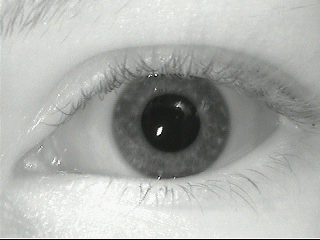
#> input picture IrisRecognition/MMU-Iris-Database/10_left_4.bmp, 320 x 240 px
$ python -i IrisSegmentation.py   (imports and definitions only)
#> lines starting #> are read from the running program, lines starting #| are printed output that depends on the picture; after the words box and inside, x2 and y2 are one past the last pixel; in counts of white or black regions, pixels touching at a corner belong together
from scipy.signal import convolve2d, convolve
from matplotlib.patches import Circle
from typing import Optional
import numpy as np
import cv2
import matplotlib.pyplot as plt
import skimage as skim
from scipy.interpolate import interp1d

# [261 lines left out: function FastIrisPupilScanner2, not called in this run]

def FastIrisPupilScanner(
        filename: str,
        plot_print: bool = False,
    ) -> dict:
    """

    Returns:
        dict: containing the following key-value pairs:
            "iris_xy": tuple of x and y coordinates of the iris center
            "iris_r": radius of the iris
            "pupil_xy": tuple of x and y coordinates of the pupil center
            "pupil_r": radius of the pupil
            "iris": iris image, -1 values indicate pixels not identified as iris
            "full_iris": boolean, True if the full iris could be extracted from the original image

    """
#> called with filename = 'MMU-Iris-Database/10_left_4.bmp', plot_print = False

    rvec = np.arange(50, 160, 1)
    sigma = 0.5
    filter_size = 5

    img = cv2.imread(filename, cv2.IMREAD_GRAYSCALE)#[75:-75, 75:-75]
#> img: shape (240, 320); min 2, max 248, mean 174.2
    img_shape = img.shape
#> img_shape = (240, 320)
    img_use = cv2.GaussianBlur(img, (filter_size, filter_size), 0)

    edges = cv2.Canny(img_use, 20, 40)#, standard
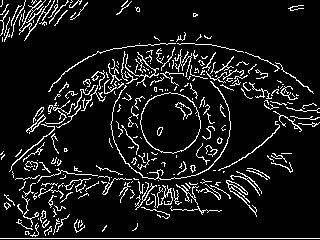
#> edges: shape (240, 320); 9.7% white in thin lines or dots
    #edges = cv2.Canny(img_use, 42, 53)
    if plot_print:
        plt.imshow(edges, cmap="gray")
        plt.show()

    hough_results = skim.transform.hough_circle(edges, rvec)

    ridx, r, c = np.unravel_index(np.argmax(hough_results), hough_results.shape)
#> ridx = 9; r = 123; c = 170
    prmax = rvec[ridx]
#> prmax = 59
    if edges.shape[1] - (c + prmax) < 45 and edges.shape[0] - (r + prmax) < 45:
        hough_results = skim.transform.hough_circle(edges[:-45, :-45], rvec)

        ridx, r, c = np.unravel_index(np.argmax(hough_results), hough_results.shape)
        prmax = rvec[ridx]
    elif edges.shape[1] - (c + prmax) < 45:
        hough_results = skim.transform.hough_circle(edges[:, :-45], rvec)

        ridx, r, c = np.unravel_index(np.argmax(hough_results), hough_results.shape)
        prmax = rvec[ridx]
    elif edges.shape[0] - (r + prmax) < 45:
        hough_results = skim.transform.hough_circle(edges[:-45, :], rvec)

        ridx, r, c = np.unravel_index(np.argmax(hough_results), hough_results.shape)
        prmax = rvec[ridx]
    elif (c - prmax) < 45:
        hough_results = skim.transform.hough_circle(edges[:, 45:], rvec)

        ridx, r, c = np.unravel_index(np.argmax(hough_results), hough_results.shape)
        prmax = rvec[ridx]
        c += 35
    elif (r - prmax) < 45:
        hough_results = skim.transform.hough_circle(edges[45:, :], rvec)

        ridx, r, c = np.unravel_index(np.argmax(hough_results), hough_results.shape)
        prmax = rvec[ridx]
        r += 45


    #r_estimate_iris = EstimateRadius([c, r], img=img_use, pupil=False, pupil_radius=prmax)
    #print("Estimated iris radius: ", r_estimate_iris)
    r_estimate_iris = int(FindEdgeLoss(img, rmin=round(prmax*1.5), rmax=max(round(prmax*3), 290), sigma=sigma, lateral=True, x0=int(c), y0=int(r), return_radius=True))
#> in FindEdgeLoss, `arg_max_blur = np.argmax(cgdrLIM)`: arg_max_blur = 29
#> r_estimate_iris = 204
    iris_xy, iris_r = FindEdge(img, rmin=int(r_estimate_iris) - 25, rmax=int(r_estimate_iris), search_radius=5, filter_size=filter_size, sigma=sigma, lateral=True, plot_=False, x0=int(c), y0=int(r))

    if plot_print:
        fig, ax = plt.subplots()
        ax.imshow(img, cmap="gray")
        print("Estimated pupil radius: ", prmax)
        ax.add_patch(plt.Circle((c, r), prmax, color="r", fill=False))
        ax.add_patch(plt.Circle((iris_xy[1], iris_xy[0]), iris_r, color="g", fill=False))
        plt.plot(iris_xy[1], iris_xy[0], "r+")
        plt.plot(c, r, "g+")
        plt.show()

    iris_xy_out = (iris_xy[0], iris_xy[1])
    pupil_xy_out = (r, c)

    # Search for lines, something similar can be done
    edges = cv2.Canny(img_use, 15, 20)
#> edges: shape (240, 320); 15.8% white in thin lines or dots
    edges[max(r-prmax-15, 0):r+prmax+15, max(c-prmax-15, 0):c+prmax+60] = 0
#> edges: shape (240, 320); 9.1% white in thin lines or dots
    edges[max(r-prmax-70, 0):r+prmax+70, max(c-prmax-70, 0):c+prmax+70] = cv2.GaussianBlur(edges[max(r-prmax-70, 0):r+prmax+70, max(c-prmax-70, 0):c+prmax+70], (5, 5), 0)
    edges = cv2.GaussianBlur(edges, (5, 5), 0)
    edges = convolve2d(edges, np.ones((5, 5)), mode="same", fillvalue=0)
    edges[edges < edges.max()//2] = 0
    edges[edges > 0] = 1
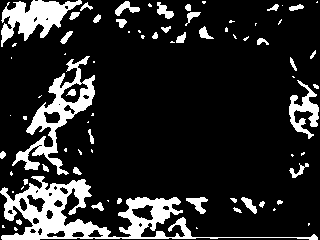
#> edges: shape (240, 320) float64; values 0 (black) and 1 (white), 16% white; 77 white regions (38 under 20 px), largest, box (x1, y1, x2, y2) and area: (0, 176, 318, 240) 5084, (12, 56, 95, 175) 2437, (1, 0, 82, 47) 1766
    edges[max(r-prmax-100, 0):r+prmax+100, max(c-prmax-100, 0):c+prmax+100] = cv2.GaussianBlur(edges[max(r-prmax-100, 0):r+prmax+100, max(c-prmax-100, 0):c+prmax+100], (5, 5), 0)
    struct_elem1 = cv2.getStructuringElement(cv2.MORPH_ELLIPSE, (25, 25))
    edges = cv2.morphologyEx(edges, cv2.MORPH_CLOSE, struct_elem1, iterations=1)
    edges[edges < 1] = 0
#> edges: shape (240, 320) float64; values 0 (black) and 1 (white), 17.1% white; 14 white regions (7 under 20 px), largest, box (x1, y1, x2, y2) and area: (0, 70, 107, 240) 7586, (123, 199, 203, 240) 2324, (0, 0, 76, 47) 2158
    struct_elem3 = cv2.getStructuringElement(cv2.MORPH_ELLIPSE, (13, 13))
    edges = cv2.morphologyEx(edges, cv2.MORPH_CLOSE, struct_elem1, iterations=1)
    edges[edges < 1] = 0
    struct_elem2 = cv2.getStructuringElement(cv2.MORPH_ELLIPSE, (8, 8))
    edges = cv2.dilate(edges, struct_elem2, iterations=8)
#> edges: shape (240, 320) float64; values 0 (black) and 1 (white), 65.2% white; 3 black regions, box (x1, y1, x2, y2) and area: (87, 0, 320, 240) 26216, (0, 71, 27, 91) 355, (221, 229, 250, 240) 158
    edges = cv2.erode(edges, struct_elem2, iterations=5)
#> edges: shape (240, 320) float64; values 0 (black) and 1 (white), 42.2% white; 3 white regions, box (x1, y1, x2, y2) and area: (0, 0, 267, 240) 30682, (287, 90, 320, 142) 1639, (307, 234, 320, 240) 78
    edges[edges < 1] = 0
    edges = cv2.morphologyEx(edges, cv2.MORPH_CLOSE, struct_elem1, iterations=1)
#> edges: shape (240, 320) float64; values 0 (black) and 1 (white), 42.3% white; 3 white regions, box (x1, y1, x2, y2) and area: (0, 0, 267, 240) 30798, (287, 90, 320, 142) 1639, (307, 234, 320, 240) 78
    edges[edges < 1] = 0
    edges = cv2.morphologyEx(edges, cv2.MORPH_ERODE, cv2.getStructuringElement(cv2.MORPH_ELLIPSE, (20, 20)), iterations=1)
#> edges: shape (240, 320) float64; values 0 (black) and 1 (white), 31.4% white; 3 white regions (1 under 20 px), largest, box (x1, y1, x2, y2) and area: (0, 0, 214, 240) 23369, (297, 100, 320, 132) 727
    edges[edges < 1] = 0
    edges = cv2.morphologyEx(edges, cv2.MORPH_ERODE, cv2.getStructuringElement(cv2.MORPH_ELLIPSE, (15, 15)), iterations=1)
#> edges: shape (240, 320) float64; values 0 (black) and 1 (white), 24.6% white; 2 white regions, box (x1, y1, x2, y2) and area: (0, 0, 198, 240) 18606, (304, 107, 320, 125) 288
    #edges = convolve2d(edges, cv2.getStructuringElement(cv2.MORPH_ELLIPSE, (20, 20)), mode="same", fillvalue=0.5)
    edges[edges < 1] = 0
    edges = cv2.morphologyEx(edges, cv2.MORPH_ERODE, cv2.getStructuringElement(cv2.MORPH_ELLIPSE, (10, 10)), iterations=1)
#> edges: shape (240, 320) float64; values 0 (black) and 1 (white), 20.3% white; 2 white regions, box (x1, y1, x2, y2) and area: (0, 0, 190, 240) 15479, (309, 112, 320, 121) 99
    edges[edges < 1] = 0
    edges = cv2.morphologyEx(edges, cv2.MORPH_ERODE, cv2.getStructuringElement(cv2.MORPH_ELLIPSE, (5, 5)), iterations=3)
#> edges: shape (240, 320) float64; values 0 (black) and 1 (white), 15.4% white; 2 white regions, box (x1, y1, x2, y2) and area: (0, 127, 180, 240) 8256, (0, 0, 184, 93) 3536
    edges[edges < 1] = 0
    edges = cv2.dilate(edges, struct_elem2, iterations=3)
#> edges: shape (240, 320) float64; values 0 (black) and 1 (white), 24.1% white; 2 white regions, box (x1, y1, x2, y2) and area: (0, 118, 192, 240) 11304, (0, 0, 196, 105) 7209
    edges[edges < 1] = 0
    edges = cv2.erode(edges, struct_elem2, iterations=2)
#> edges: shape (240, 320) float64; values 0 (black) and 1 (white), 18.5% white; 2 white regions, box (x1, y1, x2, y2) and area: (0, 126, 186, 240) 9224, (0, 0, 190, 97) 4959
    edges[edges < 1] = 0
    edges = cv2.dilate(edges, struct_elem2, iterations=3)
#> edges: shape (240, 320) float64; values 0 (black) and 1 (white), 27.4% white; 2 white regions, box (x1, y1, x2, y2) and area: (0, 117, 198, 240) 12319, (0, 0, 202, 109) 8693
    edges[edges < 1] = 0
    edges = cv2.erode(edges, struct_elem2, iterations=2)
#> edges: shape (240, 320) float64; values 0 (black) and 1 (white), 21.7% white; 2 white regions, box (x1, y1, x2, y2) and area: (0, 125, 192, 240) 10203, (0, 0, 195, 101) 6430
    edges[edges < 1] = 0
    if plot_print:
        plt.imshow(edges, cmap="gray")
        plt.show()
    iris_mask = skim.morphology.disk(iris_r)
#> iris_mask: shape (405, 405); values 0 (black) and 1 (white), 78.1% white; 4 black regions, box (x1, y1, x2, y2) and area: (0, 0, 202, 202) 8968, (203, 0, 405, 202) 8968, (0, 203, 202, 405) 8968, (203, 203, 405, 405) 8968
    pupile_mask = skim.morphology.disk(prmax)
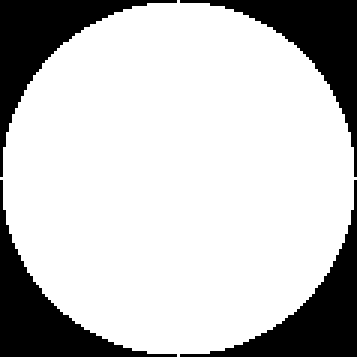
#> pupile_mask: shape (119, 119) (shown 3 times larger); values 0 (black) and 1 (white), 77.1% white; 4 black regions, box (x1, y1, x2, y2) and area: (0, 0, 59, 59) 812, (60, 0, 119, 59) 812, (0, 60, 59, 119) 812, (60, 60, 119, 119) 812

    if r-prmax < 0:
        pupile_mask = pupile_mask[-(r-prmax ):, :]
    if c-prmax < 0:
        pupile_mask = pupile_mask[:, -(c-prmax ):]
    if r+prmax  + 1 > edges.shape[0]:
        pupile_mask = pupile_mask[:-(r+prmax  + 1 - edges.shape[0]), :]
    if c+prmax  + 1 > edges.shape[1]:
        pupile_mask = pupile_mask[:, :-(c+prmax  + 1 - edges.shape[1])]

    # pupil set to -1
    img[max(r-prmax, 0):r+prmax + 1, max(c-prmax, 0):c+prmax + 1][pupile_mask.astype(bool)] = -1
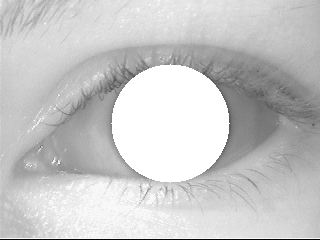
#> img: shape (240, 320); min 2, max 255, mean 200

    full_iris = True
    r_top = 0
    if iris_xy[0]-iris_r < 0:
        iris_mask = iris_mask[-(iris_xy[0]-iris_r):, :]
#> iris_mask: shape (322, 405); values 0 (black) and 1 (white), 83.9% white; 4 black regions, box (x1, y1, x2, y2) and area: (0, 120, 202, 322) 8968, (203, 120, 405, 322) 8968, (0, 0, 39, 119) 1557, (366, 0, 405, 119) 1557
        #iris_xy_out = (iris_xy_out[0] + (iris_xy[0]-iris_r), iris_xy_out[1])
        #pupil_xy_out = (pupil_xy_out[0] + (iris_xy[0]-iris_r), pupil_xy_out[1])
        r_top = -(iris_xy[0]-iris_r)
        full_iris = False
    if iris_xy[1]-iris_r < 0:
        iris_mask = iris_mask[:, -(iris_xy[1]-iris_r):]
#> iris_mask: shape (322, 368); values 0 (black) and 1 (white), 87.4% white; 4 black regions (1 under 20 px), largest, box (x1, y1, x2, y2) and area: (166, 120, 368, 322) 8968, (0, 236, 165, 322) 4345, (329, 0, 368, 119) 1557
        #iris_xy_out = (iris_xy_out[0], iris_xy_out[1] + (iris_xy[1]-iris_r))
        #pupil_xy_out = (pupil_xy_out[0], pupil_xy_out[1] + (iris_xy[1]-iris_r))
        full_iris = False

    if iris_xy[0]+iris_r + 1 > edges.shape[0]:
        iris_mask = iris_mask[:-(iris_xy[0]+iris_r + 1 - edges.shape[0]), :]
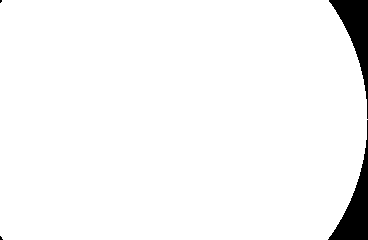
#> iris_mask: shape (240, 368); values 0 (black) and 1 (white), 96.4% white; 4 black regions (2 under 20 px), largest, box (x1, y1, x2, y2) and area: (328, 120, 368, 240) 1597, (329, 0, 368, 119) 1557
        full_iris = False

    if iris_xy[1]+iris_r + 1 > edges.shape[1]:
        iris_mask = iris_mask[:, :-(iris_xy[1]+iris_r + 1 - edges.shape[1])]
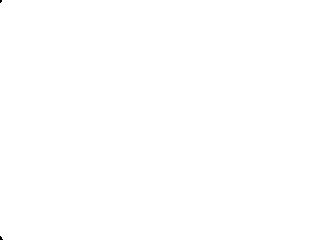
#> iris_mask: shape (240, 320); values 0 (black) and 1 (white), 100% white; 2 black regions (2 under 20 px)
        full_iris = False

    edge_mask = edges[max(iris_xy[0]-iris_r, 0):iris_xy[0]+iris_r + 1, max(iris_xy[1]-iris_r, 0):iris_xy[1]+iris_r + 1].astype(bool)#[skim.morphology.disk(iris_r)]
    usefull_eye = img[max(iris_xy[0]-iris_r, 0):iris_xy[0]+iris_r + 1, max(iris_xy[1]-iris_r, 0):iris_xy[1]+iris_r + 1]#[skim.morphology.disk(iris_r)]
    iris_img = img_use[max(iris_xy[0]-iris_r, 0):iris_xy[0]+iris_r + 1, max(iris_xy[1]-iris_r, 0):iris_xy[1]+iris_r + 1]


    iris_xy_out = (iris_xy_out[0] - max(iris_xy[0]-iris_r, 0), iris_xy_out[1] - max(iris_xy[1]-iris_r, 0))
    pupil_xy_out = (pupil_xy_out[0] - max(iris_xy[0]-iris_r, 0), pupil_xy_out[1] - max(iris_xy[1]-iris_r, 0))

    #LocateEyelids(iris_r, prmax, iris_xy[1], iris_xy[0], img_use)
    test = cv2.Canny(img[max(iris_xy[0]-iris_r, 0):iris_xy[0]+iris_r + 1, max(iris_xy[1]-iris_r, 0):iris_xy[1]+iris_r + 1][(iris_r - r_top+ +15):, :], 18, 25)
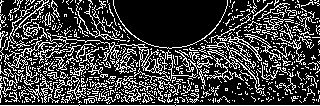
#> test: shape (106, 320); 25.4% white in thin lines or dots
    if test.shape[0] > 100 and False:
        test[test > 0.1] = 255
        plt.imshow(test, cmap="gray")
        plt.show()
        plt.imshow(img[max(iris_xy[0]-iris_r, 0):iris_xy[0]+iris_r + 1, max(iris_xy[1]-iris_r, 0):iris_xy[1]+iris_r + 1][(iris_r- r_top + +15):, :], cmap="gray")
        plt.show()

        test = cv2.GaussianBlur(test, (5, 5), 0)
        #test = cv2.erode(test, struct_elem2, iterations=1)
        test = cv2.dilate(test, struct_elem2, iterations=1)
        test[:int(test.shape[0]/2), test.shape[1]//2 - test.shape[1]//5:test.shape[1]//2 + test.shape[1]//5] = 0

        xtop = np.arange(test.shape[1])
        topy = np.argmax(test, axis=0)
        maskx = (xtop > test.shape[1]//2 - test.shape[1]//5) & (xtop < test.shape[1]//2 + test.shape[1]//5) & (topy < 50)
        masky1 = (xtop > test.shape[1]//2 + test.shape[1]//5) & (topy > test.shape[0] - 15)
        masky2 = (xtop < test.shape[1]//2 - test.shape[1]//5) & (topy > test.shape[0] - 15)

        topyn = topy[(~maskx) & (~masky1) & (~masky2)]

        xtopn = xtop[(~maskx) & (~masky1) & (~masky2)]
        p = np.polyfit(xtopn, topyn, 2)
        yvals = np.polyval(p, xtop)
        plt.imshow(img[max(iris_xy[0]-iris_r, 0):iris_xy[0]+iris_r + 1, max(iris_xy[1]-iris_r, 0):iris_xy[1]+iris_r + 1][(iris_r - r_top+ +15):, :], cmap="gray")
        plt.plot(xtopn, topyn, "r+")
        plt.plot(xtop, yvals, "g-")
        plt.show()

    # outside of iris set to -1
    usefull_eye[iris_mask == 0] = -1
#> usefull_eye: shape (240, 320); 0.02% of pixels changed, all inside (x1, y1, x2, y2) = (0, 0, 3, 240)

    # edge_mask might have detected pixels not belonging to the iris, set them to -1
    #usefull_eye[edge_mask == True] = -1
    if plot_print:
        # [4 lines of commented-out code are left out]
        plt.imshow(usefull_eye, cmap="gray")
        ax.add_patch(plt.Circle((c, r), prmax, color="r", fill=False))
        ax.add_patch(plt.Circle((iris_xy[1], iris_xy[0]), iris_r, color="g", fill=False))
        plt.plot(iris_xy[1], iris_xy[0], "r+")
        plt.plot(c, r, "g+")

    return {
        "iris": usefull_eye,
        "iris_xy": iris_xy_out,
        "pupil_xy": pupil_xy_out,
        "iris_r": iris_r,
        "pupil_r": prmax,
        "full_iris": full_iris,
        "usefull_eye": iris_img
    }


def circle_mask(r, xmax: int, ymax: int, x0r: int, y0r: int, lateral: bool=False) -> np.ndarray:
    circle = np.zeros((r + 1, r + 1)).astype(bool)
    circle_x, circle_y = np.meshgrid(np.arange(0, r + 1), np.arange(0, r + 1))
    circle_y = np.flip(circle_y, axis=0)
    dist = np.hstack([np.abs(circle_x ** 2 + circle_y ** 2 - r ** 2), np.ones(r + 1)[:, np.newaxis]*1e10])
    x0 = 0
    y0 = 0
    circle[y0, x0] = True
    incomplete_circle = True
    while incomplete_circle:

        if dist[y0, x0 + 1] < dist[y0 + 1, x0 + 1]:
            if dist[y0, x0 + 1] < dist[y0 + 1, x0]:
                x0 += 1
            else:
                y0 += 1
        elif dist[y0 + 1, x0 + 1] < dist[y0 + 1, x0]:
            y0 += 1
            x0 += 1
        else:
            y0 += 1
        circle[y0, x0] = True
        if y0 == r:
            incomplete_circle = False

    circle = np.hstack([np.flip(circle[:, 1:], axis=1), circle])
    circle = np.vstack([circle, np.flip(circle[:-1, :], axis=0)])
    if lateral:
        circle[:, r//2 + 1:-r//2] = False
    rxup = r
    ryup = r
    rxdown = r
    rydown = r
    if y0r < r:
        ryup = y0r
        circle = circle[(r - y0r):, :]
    if x0r < r:
        rxup = x0r
        circle = circle[:, (r - x0r):]
    if y0r + r + 1 > ymax:
        diff = y0r + r + 1 - ymax
        rydown = ymax - y0r - 1
        circle = circle[:-diff, :]
    if x0r + r + 1 > xmax:
        diff = x0r + r + 1 - xmax
        rxdown = xmax - x0r - 1
        circle = circle[:, :-diff]

    return circle, ryup, rydown, rxup, rxdown

def G(x: float, sigma: float=1.0) -> float:
    return np.exp(-x**2 / (2 * sigma**2)) / (np.sqrt(2 * np.pi) * sigma)

# [304 lines left out: functions drLineIntegralMultiEyeLidQuad, LineIntegralEyeLidQuad, EyeLidMask, LineIntegralEyeLid, drLineIntegralMultiEyeLid, FindEyeLidEdge and 3 more, not called in this run]


def LineIntegral(img: np.ndarray, r: int, x0: int, y0: int, lateral: bool=False) -> float:
    circle, ryup, rydown, rxup, rxdown = circle_mask(r, lateral=lateral, xmax=img.shape[1], ymax=img.shape[0], x0r=x0, y0r=y0)
    return (img[y0 - ryup:y0 + rydown + 1, x0 - rxup:x0 + rxdown + 1][circle]).sum() / circle.sum()

def drLineIntegral(img: np.ndarray, r: int, x0: int, y0: int, lateral: bool=False) -> float:
    return LineIntegral(img, r + 1, x0, y0, lateral=lateral) - LineIntegral(img, r, x0, y0, lateral=lateral)

def drLineIntegralMulti(img: np.ndarray, rmin: int, rmax: int, x0: int, y0: int, lateral: bool=False, jump: int=1) -> np.ndarray:
    r_range = np.arange(rmin, rmax + 2, jump)
    lint = np.zeros(r_range.shape)
    for i, r in enumerate(r_range):#:range(rmin, rmax + 2):
        lint[i] = LineIntegral(img, int(r), x0, y0, lateral=lateral)
    return np.diff(lint)

def ConvolveGaussiandrLI(drLIM: np.ndarray, filter_size: int=3, sigma: float=1.0) -> np.ndarray:

    gf = np.exp(-(np.arange(filter_size) - filter_size // 2)**2/(2*sigma**2)) / (np.sqrt(2 * np.pi) * sigma)
    return np.convolve(drLIM, gf, mode="same")

# [144 lines left out: functions FindPupileCenter, EstimateRadius, not called in this run]

def FindEdgeLoss(
        img: np.ndarray,
        rmin: int,
        rmax: int,
        filter_size: int=3,
        sigma: float=1.0,
        lateral: bool=False,
        x0: Optional[int]=None,
        y0: Optional[int]=None,
        return_radius: bool=False,
        ):
    jump = 4
    r_vec = np.arange(rmin, rmax + 1, jump)

    r_vec_current = r_vec.copy()

    rmin = r_vec_current[0]
    rmax = r_vec_current[-1]
    drLIM = drLineIntegralMulti(img, rmin, rmax, x0, y0, lateral=lateral, jump=jump)
    cgdrLIM = ConvolveGaussiandrLI(drLIM, filter_size=filter_size, sigma=sigma)
    arg_max_blur = np.argmax(cgdrLIM)
    if return_radius:
        return r_vec_current[arg_max_blur]
    return cgdrLIM[arg_max_blur]


def FindEdge(
        img: np.ndarray,
        rmin: int,
        rmax: int,
        search_radius: int=5,
        filter_size: int=3,
        sigma: float=1.0,
        lateral: bool=False,
        plot_img: Optional[np.ndarray]=None,
        plot_: bool=False,
        x0: Optional[int]=None,
        y0: Optional[int]=None,
        ):


    top_index = (y0, x0)
    img_shape = img.shape
    n = search_radius*2 + 1
    max_blur = np.zeros((n, n))
    opt_r = np.zeros((n, n))
    index_ = np.zeros((n, n, 2))
    r_vec = np.arange(rmin, rmax + 1)

    for i, y0 in enumerate(range(top_index[0] - search_radius, top_index[0] + search_radius + 1)):
        for j, x0 in enumerate(range(top_index[1] - search_radius, top_index[1] + search_radius + 1)):
            index_[i, j] = (y0, x0)
            r_vec_current = r_vec.copy()

            rmin = r_vec_current[0]
            rmax = r_vec_current[-1]


            drLIM = drLineIntegralMulti(img, rmin, rmax, x0, y0, lateral=lateral)
            cgdrLIM = ConvolveGaussiandrLI(drLIM, filter_size=filter_size, sigma=sigma)
            arg_max_blur = np.argmax(cgdrLIM)
            max_blur[i, j] = cgdrLIM[arg_max_blur]
            opt_r[i, j] = r_vec_current[arg_max_blur]

    max_blur_idx = np.unravel_index(np.argmax(max_blur), max_blur.shape)
    opt_xy = index_[max_blur_idx]
    opt_r = opt_r[max_blur_idx]
    if plot_:
        fig, ax = plt.subplots(1)
        if plot_img is not None:
            img = plot_img
        ax.imshow(img, cmap="gray")
        ax.plot(opt_xy[1], opt_xy[0], "r+")
        ax.plot(top_index[1], top_index[0], "g+")
        circle = Circle(opt_xy[::-1], opt_r, color="r", fill=False)
        ax.add_patch(circle)
        plt.show()
        print("Optimal location and radius: ", f"\nx={opt_xy[1]}\ny={opt_xy[0]}\nr={opt_r}")
    opt_xy = (int(opt_xy[0]), int(opt_xy[1]))
    return opt_xy, int(opt_r)

# [37 lines left out: function FindPupilIris, not called in this run]

>>> result = FastIrisPupilScanner('MMU-Iris-Database/10_left_4.bmp')

$ run again, on IrisRecognition/MMU-Iris-Database/12_left_2.bmp
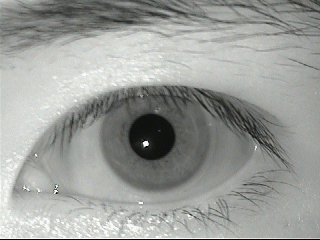
#> input picture IrisRecognition/MMU-Iris-Database/12_left_2.bmp, 320 x 240 px
#> in FastIrisPupilScanner, `edges = cv2.Canny(img_use, 20, 40)#, standard`:
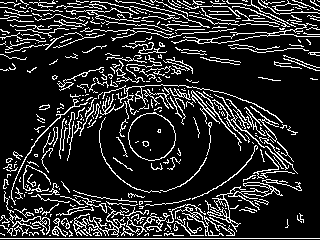
#> edges: shape (240, 320); 15.9% white in thin lines or dots
#> ridx = 5; r = 136; c = 155
#> prmax = 55
#> arg_max_blur = 31
#> r_estimate_iris = 206
#> pupile_mask: shape (111, 111); values 0 (black) and 1 (white), 76.9% white; 4 black regions, box (x1, y1, x2, y2) and area: (0, 0, 55, 55) 711, (56, 0, 111, 55) 711, (0, 56, 55, 111) 711, (56, 56, 111, 111) 711
#> edge_mask: shape (240, 320) bool; 37.9% white; 2 white regions, box (x1, y1, x2, y2) and area: (0, 0, 320, 72) 18912, (0, 144, 320, 240) 10169
#> in FastIrisPupilScanner, `test = cv2.Canny(img[max(iris_xy[0]-iris_r, 0):iris_xy[0]+iris_r + 1, ..`:
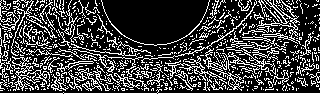
#> test: shape (94, 320); 26.2% white in thin lines or dots
#> usefull_eye: shape (240, 320); min 2, max 255, mean 177.2

$ run again, on IrisRecognition/MMU-Iris-Database/13_left_1.bmp
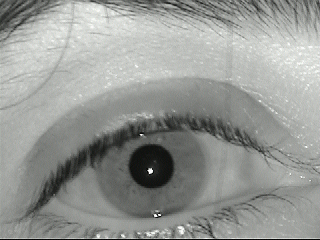
#> input picture IrisRecognition/MMU-Iris-Database/13_left_1.bmp, 320 x 240 px
#> in FastIrisPupilScanner, `edges = cv2.Canny(img_use, 20, 40)#, standard`:
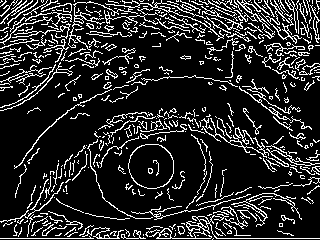
#> edges: shape (240, 320); 16% white in thin lines or dots
#> in FastIrisPupilScanner, `ridx, r, c = np.unravel_index(np.argmax(hough_results), hough_results...`: ridx = 5; r = 165; c = 150
#> in FastIrisPupilScanner, `prmax = rvec[ridx]`: prmax = 55
#> in FastIrisPupilScanner, `ridx, r, c = np.unravel_index(np.argmax(hough_results), hough_results...`: ridx = 8; r = 73; c = 174
#> in FastIrisPupilScanner, `prmax = rvec[ridx]`: prmax = 58
#> arg_max_blur = 37
#> r_estimate_iris = 235
#> pupile_mask: shape (117, 117); values 0 (black) and 1 (white), 77.1% white; 4 black regions, box (x1, y1, x2, y2) and area: (0, 0, 58, 58) 783, (59, 0, 117, 58) 783, (0, 59, 58, 117) 783, (59, 59, 117, 117) 783
#> edge_mask: shape (240, 320) bool; 37.4% white; 2 white regions, box (x1, y1, x2, y2) and area: (0, 0, 320, 240) 28422, (316, 0, 320, 93) 319
#> in FastIrisPupilScanner, `test = cv2.Canny(img[max(iris_xy[0]-iris_r, 0):iris_xy[0]+iris_r + 1, ..`:
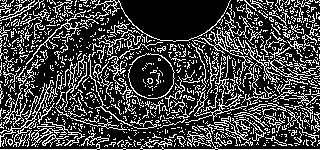
#> test: shape (150, 320); 26.2% white in thin lines or dots
#> usefull_eye: shape (240, 320); min 0, max 255, mean 162.8
